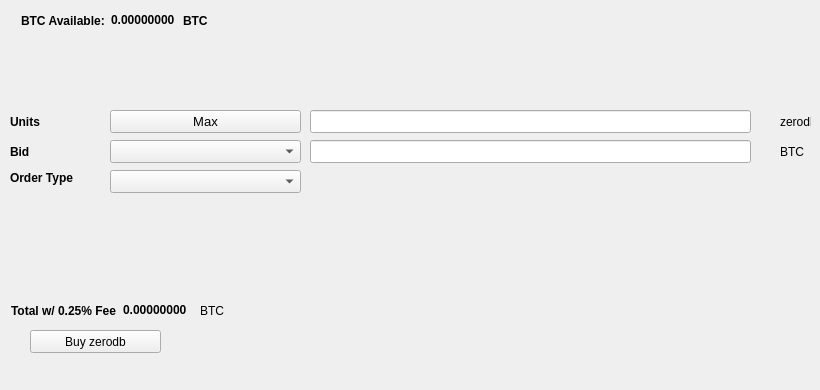
   <widget class="QWidget" name="BuyTab">
    <attribute name="title">
     <string>Buy</string>
    </attribute>
    <widget class="QPushButton" name="Buyzerodb">
     <property name="geometry">
      <rect>
       <x>30</x>
       <y>330</y>
       <width>131</width>
       <height>23</height>
      </rect>
     </property>
     <property name="text">
      <string>Buy zerodb</string>
     </property>
     <property name="icon">
      <iconset resource="../zerodb.qrc">
       <normaloff>:/icons/bitcoin</normaloff>:/icons/bitcoin</iconset>
     </property>
    </widget>
    <widget class="QLabel" name="label_3">
     <property name="geometry">
      <rect>
       <x>10</x>
       <y>110</y>
       <width>46</width>
       <height>23</height>
      </rect>
     </property>
     <property name="font">
      <font>
       <weight>75</weight>
       <bold>true</bold>
      </font>
     </property>
     <property name="text">
      <string>Units</string>
     </property>
    </widget>
    <widget class="QLineEdit" name="UnitsInput">
     <property name="geometry">
      <rect>
       <x>310</x>
       <y>110</y>
       <width>441</width>
       <height>23</height>
      </rect>
     </property>
     <property name="font">
      <font>
       <pointsize>9</pointsize>
       <weight>75</weight>
       <bold>true</bold>
      </font>
     </property>
    </widget>
    <widget class="QLineEdit" name="BuyBidPriceEdit">
     <property name="geometry">
      <rect>
       <x>310</x>
       <y>140</y>
       <width>441</width>
       <height>23</height>
      </rect>
     </property>
     <property name="font">
      <font>
       <pointsize>9</pointsize>
       <weight>75</weight>
       <bold>true</bold>
      </font>
     </property>
    </widget>
    <widget class="QLabel" name="label_4">
     <property name="geometry">
      <rect>
       <x>780</x>
       <y>110</y>
       <width>31</width>
       <height>23</height>
      </rect>
     </property>
     <property name="text">
      <string>zerodb</string>
     </property>
    </widget>
    <widget class="QLabel" name="label_5">
     <property name="geometry">
      <rect>
       <x>780</x>
       <y>140</y>
       <width>31</width>
       <height>23</height>
      </rect>
     </property>
     <property name="text">
      <string>BTC</string>
     </property>
    </widget>
    <widget class="QLabel" name="label_6">
     <property name="geometry">
      <rect>
       <x>10</x>
       <y>140</y>
       <width>46</width>
       <height>23</height>
      </rect>
     </property>
     <property name="font">
      <font>
       <weight>75</weight>
       <bold>true</bold>
      </font>
     </property>
     <property name="text">
      <string>Bid</string>
     </property>
    </widget>
    <widget class="QLabel" name="label_7">
     <property name="geometry">
      <rect>
       <x>10</x>
       <y>170</y>
       <width>91</width>
       <height>16</height>
      </rect>
     </property>
     <property name="font">
      <font>
       <weight>75</weight>
       <bold>true</bold>
      </font>
     </property>
     <property name="text">
      <string>Order Type</string>
     </property>
    </widget>
    <widget class="QPushButton" name="Buy_Max_Amount">
     <property name="geometry">
      <rect>
       <x>110</x>
       <y>110</y>
       <width>191</width>
       <height>23</height>
      </rect>
     </property>
     <property name="font">
      <font>
       <pointsize>10</pointsize>
      </font>
     </property>
     <property name="text">
      <string>Max</string>
     </property>
    </widget>
    <widget class="QComboBox" name="BuyBidcomboBox">
     <property name="geometry">
      <rect>
       <x>110</x>
       <y>140</y>
       <width>191</width>
       <height>23</height>
      </rect>
     </property>
     <property name="font">
      <font>
       <pointsize>10</pointsize>
      </font>
     </property>
    </widget>
    <widget class="QComboBox" name="buyOrdertypeCombo">
     <property name="geometry">
      <rect>
       <x>110</x>
       <y>170</y>
       <width>191</width>
       <height>23</height>
      </rect>
     </property>
     <property name="font">
      <font>
       <pointsize>10</pointsize>
      </font>
     </property>
    </widget>
    <widget class="QWidget" name="layoutWidget1">
     <property name="geometry">
      <rect>
       <x>21</x>
       <y>11</y>
       <width>227</width>
       <height>19</height>
      </rect>
     </property>
     <layout class="QHBoxLayout" name="horizontalLayout_3">
      <item>
       <widget class="QLabel" name="label232">
        <property name="font">
         <font>
          <weight>75</weight>
          <bold>true</bold>
         </font>
        </property>
        <property name="text">
         <string>BTC Available:</string>
        </property>
       </widget>
      </item>
      <item>
       <widget class="QLabel" name="BtcAvailableLbl">
        <property name="palette">
         <palette>
          <active>
           <colorrole role="WindowText">
            <brush brushstyle="SolidPattern">
             <color alpha="255">
              <red>0</red>
              <green>0</green>
              <blue>0</blue>
             </color>
            </brush>
           </colorrole>
           <colorrole role="Button">
            <brush brushstyle="SolidPattern">
             <color alpha="255">
              <red>0</red>
              <green>170</green>
              <blue>0</blue>
             </color>
            </brush>
           </colorrole>
           <colorrole role="Light">
            <brush brushstyle="SolidPattern">
             <color alpha="255">
              <red>0</red>
              <green>255</green>
              <blue>0</blue>
             </color>
            </brush>
           </colorrole>
           <colorrole role="Midlight">
            <brush brushstyle="SolidPattern">
             <color alpha="255">
              <red>0</red>
              <green>212</green>
              <blue>0</blue>
             </color>
            </brush>
           </colorrole>
           <colorrole role="Dark">
            <brush brushstyle="SolidPattern">
             <color alpha="255">
              <red>0</red>
              <green>85</green>
              <blue>0</blue>
             </color>
            </brush>
           </colorrole>
           <colorrole role="Mid">
            <brush brushstyle="SolidPattern">
             <color alpha="255">
              <red>0</red>
              <green>113</green>
              <blue>0</blue>
             </color>
            </brush>
           </colorrole>
           <colorrole role="Text">
            <brush brushstyle="SolidPattern">
             <color alpha="255">
              <red>0</red>
              <green>170</green>
              <blue>0</blue>
             </color>
            </brush>
           </colorrole>
           <colorrole role="BrightText">
            <brush brushstyle="SolidPattern">
             <color alpha="255">
              <red>255</red>
              <green>255</green>
              <blue>255</blue>
             </color>
            </brush>
           </colorrole>
           <colorrole role="ButtonText">
            <brush brushstyle="SolidPattern">
             <color alpha="255">
              <red>0</red>
              <green>0</green>
              <blue>0</blue>
             </color>
            </brush>
           </colorrole>
           <colorrole role="Base">
            <brush brushstyle="SolidPattern">
             <color alpha="255">
              <red>255</red>
              <green>255</green>
              <blue>255</blue>
             </color>
            </brush>
           </colorrole>
           <colorrole role="Window">
            <brush brushstyle="SolidPattern">
             <color alpha="255">
              <red>0</red>
              <green>170</green>
              <blue>0</blue>
             </color>
            </brush>
           </colorrole>
           <colorrole role="Shadow">
            <brush brushstyle="SolidPattern">
             <color alpha="255">
              <red>0</red>
              <green>0</green>
              <blue>0</blue>
             </color>
            </brush>
           </colorrole>
           <colorrole role="AlternateBase">
            <brush brushstyle="SolidPattern">
             <color alpha="255">
              <red>127</red>
              <green>212</green>
              <blue>127</blue>
             </color>
            </brush>
           </colorrole>
           <colorrole role="ToolTipBase">
            <brush brushstyle="SolidPattern">
             <color alpha="255">
              <red>255</red>
              <green>255</green>
              <blue>220</blue>
             </color>
            </brush>
           </colorrole>
           <colorrole role="ToolTipText">
            <brush brushstyle="SolidPattern">
             <color alpha="255">
              <red>0</red>
              <green>0</green>
              <blue>0</blue>
             </color>
            </brush>
           </colorrole>
          </active>
          <inactive>
           <colorrole role="WindowText">
            <brush brushstyle="SolidPattern">
             <color alpha="255">
              <red>0</red>
              <green>0</green>
              <blue>0</blue>
             </color>
            </brush>
           </colorrole>
           <colorrole role="Button">
            <brush brushstyle="SolidPattern">
             <color alpha="255">
              <red>0</red>
              <green>170</green>
              <blue>0</blue>
             </color>
            </brush>
           </colorrole>
           <colorrole role="Light">
            <brush brushstyle="SolidPattern">
             <color alpha="255">
              <red>0</red>
              <green>255</green>
              <blue>0</blue>
             </color>
            </brush>
           </colorrole>
           <colorrole role="Midlight">
            <brush brushstyle="SolidPattern">
             <color alpha="255">
              <red>0</red>
              <green>212</green>
              <blue>0</blue>
             </color>
            </brush>
           </colorrole>
           <colorrole role="Dark">
            <brush brushstyle="SolidPattern">
             <color alpha="255">
              <red>0</red>
              <green>85</green>
              <blue>0</blue>
             </color>
            </brush>
           </colorrole>
           <colorrole role="Mid">
            <brush brushstyle="SolidPattern">
             <color alpha="255">
              <red>0</red>
              <green>113</green>
              <blue>0</blue>
             </color>
            </brush>
           </colorrole>
           <colorrole role="Text">
            <brush brushstyle="SolidPattern">
             <color alpha="255">
              <red>0</red>
              <green>170</green>
              <blue>0</blue>
             </color>
            </brush>
           </colorrole>
           <colorrole role="BrightText">
            <brush brushstyle="SolidPattern">
             <color alpha="255">
              <red>255</red>
              <green>255</green>
              <blue>255</blue>
             </color>
            </brush>
           </colorrole>
           <colorrole role="ButtonText">
            <brush brushstyle="SolidPattern">
             <color alpha="255">
              <red>0</red>
              <green>0</green>
              <blue>0</blue>
             </color>
            </brush>
           </colorrole>
           <colorrole role="Base">
            <brush brushstyle="SolidPattern">
             <color alpha="255">
              <red>255</red>
              <green>255</green>
              <blue>255</blue>
             </color>
            </brush>
           </colorrole>
           <colorrole role="Window">
            <brush brushstyle="SolidPattern">
             <color alpha="255">
              <red>0</red>
              <green>170</green>
              <blue>0</blue>
             </color>
            </brush>
           </colorrole>
           <colorrole role="Shadow">
            <brush brushstyle="SolidPattern">
             <color alpha="255">
              <red>0</red>
              <green>0</green>
              <blue>0</blue>
             </color>
            </brush>
           </colorrole>
           <colorrole role="AlternateBase">
            <brush brushstyle="SolidPattern">
             <color alpha="255">
              <red>127</red>
              <green>212</green>
              <blue>127</blue>
             </color>
            </brush>
           </colorrole>
           <colorrole role="ToolTipBase">
            <brush brushstyle="SolidPattern">
             <color alpha="255">
              <red>255</red>
              <green>255</green>
              <blue>220</blue>
             </color>
            </brush>
           </colorrole>
           <colorrole role="ToolTipText">
            <brush brushstyle="SolidPattern">
             <color alpha="255">
              <red>0</red>
              <green>0</green>
              <blue>0</blue>
             </color>
            </brush>
           </colorrole>
          </inactive>
          <disabled>
           <colorrole role="WindowText">
            <brush brushstyle="SolidPattern">
             <color alpha="255">
              <red>0</red>
              <green>85</green>
              <blue>0</blue>
             </color>
            </brush>
           </colorrole>
           <colorrole role="Button">
            <brush brushstyle="SolidPattern">
             <color alpha="255">
              <red>0</red>
              <green>170</green>
              <blue>0</blue>
             </color>
            </brush>
           </colorrole>
           <colorrole role="Light">
            <brush brushstyle="SolidPattern">
             <color alpha="255">
              <red>0</red>
              <green>255</green>
              <blue>0</blue>
             </color>
            </brush>
           </colorrole>
           <colorrole role="Midlight">
            <brush brushstyle="SolidPattern">
             <color alpha="255">
              <red>0</red>
              <green>212</green>
              <blue>0</blue>
             </color>
            </brush>
           </colorrole>
           <colorrole role="Dark">
            <brush brushstyle="SolidPattern">
             <color alpha="255">
              <red>0</red>
              <green>85</green>
              <blue>0</blue>
             </color>
            </brush>
           </colorrole>
           <colorrole role="Mid">
            <brush brushstyle="SolidPattern">
             <color alpha="255">
              <red>0</red>
              <green>113</green>
              <blue>0</blue>
             </color>
            </brush>
           </colorrole>
           <colorrole role="Text">
            <brush brushstyle="SolidPattern">
             <color alpha="255">
              <red>0</red>
              <green>85</green>
              <blue>0</blue>
             </color>
            </brush>
           </colorrole>
           <colorrole role="BrightText">
            <brush brushstyle="SolidPattern">
             <color alpha="255">
              <red>255</red>
              <green>255</green>
              <blue>255</blue>
             </color>
            </brush>
           </colorrole>
           <colorrole role="ButtonText">
            <brush brushstyle="SolidPattern">
             <color alpha="255">
              <red>0</red>
              <green>85</green>
              <blue>0</blue>
             </color>
            </brush>
           </colorrole>
           <colorrole role="Base">
            <brush brushstyle="SolidPattern">
             <color alpha="255">
              <red>0</red>
              <green>170</green>
              <blue>0</blue>
             </color>
            </brush>
           </colorrole>
           <colorrole role="Window">
            <brush brushstyle="SolidPattern">
             <color alpha="255">
              <red>0</red>
              <green>170</green>
              <blue>0</blue>
             </color>
            </brush>
           </colorrole>
           <colorrole role="Shadow">
            <brush brushstyle="SolidPattern">
             <color alpha="255">
              <red>0</red>
              <green>0</green>
              <blue>0</blue>
             </color>
            </brush>
           </colorrole>
           <colorrole role="AlternateBase">
            <brush brushstyle="SolidPattern">
             <color alpha="255">
              <red>0</red>
              <green>170</green>
              <blue>0</blue>
             </color>
            </brush>
           </colorrole>
           <colorrole role="ToolTipBase">
            <brush brushstyle="SolidPattern">
             <color alpha="255">
              <red>255</red>
              <green>255</green>
              <blue>220</blue>
             </color>
            </brush>
           </colorrole>
           <colorrole role="ToolTipText">
            <brush brushstyle="SolidPattern">
             <color alpha="255">
              <red>0</red>
              <green>0</green>
              <blue>0</blue>
             </color>
            </brush>
           </colorrole>
          </disabled>
         </palette>
        </property>
        <property name="font">
         <font>
          <weight>75</weight>
          <bold>true</bold>
         </font>
        </property>
        <property name="text">
         <string>0.00000000</string>
        </property>
        <property name="textInteractionFlags">
         <set>Qt::LinksAccessibleByMouse|Qt::TextSelectableByKeyboard|Qt::TextSelectableByMouse</set>
        </property>
       </widget>
      </item>
      <item>
       <widget class="QLabel" name="BtcAvailableLbl_2">
        <property name="font">
         <font>
          <weight>75</weight>
          <bold>true</bold>
         </font>
        </property>
        <property name="text">
         <string>BTC</string>
        </property>
       </widget>
      </item>
     </layout>
    </widget>
    <widget class="QWidget" name="layoutWidge2">
     <property name="geometry">
      <rect>
       <x>11</x>
       <y>301</y>
       <width>259</width>
       <height>19</height>
      </rect>
     </property>
     <layout class="QHBoxLayout" name="horizontalLayout_4">
      <item>
       <widget class="QLabel" name="label_9">
        <property name="font">
         <font>
          <weight>75</weight>
          <bold>true</bold>
         </font>
        </property>
        <property name="text">
         <string>Total w/ 0.25% Fee</string>
        </property>
       </widget>
      </item>
      <item>
       <widget class="QLabel" name="BuyCostLabel">
        <property name="palette">
         <palette>
          <active>
           <colorrole role="WindowText">
            <brush brushstyle="SolidPattern">
             <color alpha="255">
              <red>0</red>
              <green>0</green>
              <blue>0</blue>
             </color>
            </brush>
           </colorrole>
           <colorrole role="Button">
            <brush brushstyle="SolidPattern">
             <color alpha="255">
              <red>0</red>
              <green>170</green>
              <blue>0</blue>
             </color>
            </brush>
           </colorrole>
           <colorrole role="Light">
            <brush brushstyle="SolidPattern">
             <color alpha="255">
              <red>0</red>
              <green>255</green>
              <blue>0</blue>
             </color>
            </brush>
           </colorrole>
           <colorrole role="Midlight">
            <brush brushstyle="SolidPattern">
             <color alpha="255">
              <red>0</red>
              <green>212</green>
              <blue>0</blue>
             </color>
            </brush>
           </colorrole>
           <colorrole role="Dark">
            <brush brushstyle="SolidPattern">
             <color alpha="255">
              <red>0</red>
              <green>85</green>
              <blue>0</blue>
             </color>
            </brush>
           </colorrole>
           <colorrole role="Mid">
            <brush brushstyle="SolidPattern">
             <color alpha="255">
              <red>0</red>
              <green>113</green>
              <blue>0</blue>
             </color>
            </brush>
           </colorrole>
           <colorrole role="Text">
            <brush brushstyle="SolidPattern">
             <color alpha="255">
              <red>0</red>
              <green>170</green>
              <blue>0</blue>
             </color>
            </brush>
           </colorrole>
           <colorrole role="BrightText">
            <brush brushstyle="SolidPattern">
             <color alpha="255">
              <red>255</red>
              <green>255</green>
              <blue>255</blue>
             </color>
            </brush>
           </colorrole>
           <colorrole role="ButtonText">
            <brush brushstyle="SolidPattern">
             <color alpha="255">
              <red>0</red>
              <green>0</green>
              <blue>0</blue>
             </color>
            </brush>
           </colorrole>
           <colorrole role="Base">
            <brush brushstyle="SolidPattern">
             <color alpha="255">
              <red>255</red>
              <green>255</green>
              <blue>255</blue>
             </color>
            </brush>
           </colorrole>
           <colorrole role="Window">
            <brush brushstyle="SolidPattern">
             <color alpha="255">
              <red>0</red>
              <green>170</green>
              <blue>0</blue>
             </color>
            </brush>
           </colorrole>
           <colorrole role="Shadow">
            <brush brushstyle="SolidPattern">
             <color alpha="255">
              <red>0</red>
              <green>0</green>
              <blue>0</blue>
             </color>
            </brush>
           </colorrole>
           <colorrole role="AlternateBase">
            <brush brushstyle="SolidPattern">
             <color alpha="255">
              <red>127</red>
              <green>212</green>
              <blue>127</blue>
             </color>
            </brush>
           </colorrole>
           <colorrole role="ToolTipBase">
            <brush brushstyle="SolidPattern">
             <color alpha="255">
              <red>255</red>
              <green>255</green>
              <blue>220</blue>
             </color>
            </brush>
           </colorrole>
           <colorrole role="ToolTipText">
            <brush brushstyle="SolidPattern">
             <color alpha="255">
              <red>0</red>
              <green>0</green>
              <blue>0</blue>
             </color>
            </brush>
           </colorrole>
          </active>
          <inactive>
           <colorrole role="WindowText">
            <brush brushstyle="SolidPattern">
             <color alpha="255">
              <red>0</red>
              <green>0</green>
              <blue>0</blue>
             </color>
            </brush>
           </colorrole>
           <colorrole role="Button">
            <brush brushstyle="SolidPattern">
             <color alpha="255">
              <red>0</red>
              <green>170</green>
              <blue>0</blue>
             </color>
            </brush>
           </colorrole>
           <colorrole role="Light">
            <brush brushstyle="SolidPattern">
             <color alpha="255">
              <red>0</red>
              <green>255</green>
              <blue>0</blue>
             </color>
            </brush>
           </colorrole>
           <colorrole role="Midlight">
            <brush brushstyle="SolidPattern">
             <color alpha="255">
              <red>0</red>
              <green>212</green>
              <blue>0</blue>
             </color>
            </brush>
           </colorrole>
           <colorrole role="Dark">
            <brush brushstyle="SolidPattern">
             <color alpha="255">
              <red>0</red>
              <green>85</green>
              <blue>0</blue>
             </color>
            </brush>
           </colorrole>
           <colorrole role="Mid">
            <brush brushstyle="SolidPattern">
             <color alpha="255">
              <red>0</red>
              <green>113</green>
              <blue>0</blue>
             </color>
            </brush>
           </colorrole>
           <colorrole role="Text">
            <brush brushstyle="SolidPattern">
             <color alpha="255">
              <red>0</red>
              <green>170</green>
              <blue>0</blue>
             </color>
            </brush>
           </colorrole>
           <colorrole role="BrightText">
            <brush brushstyle="SolidPattern">
             <color alpha="255">
              <red>255</red>
              <green>255</green>
              <blue>255</blue>
             </color>
            </brush>
           </colorrole>
           <colorrole role="ButtonText">
            <brush brushstyle="SolidPattern">
             <color alpha="255">
              <red>0</red>
              <green>0</green>
              <blue>0</blue>
             </color>
            </brush>
           </colorrole>
           <colorrole role="Base">
            <brush brushstyle="SolidPattern">
             <color alpha="255">
              <red>255</red>
              <green>255</green>
              <blue>255</blue>
             </color>
            </brush>
           </colorrole>
           <colorrole role="Window">
            <brush brushstyle="SolidPattern">
             <color alpha="255">
              <red>0</red>
              <green>170</green>
              <blue>0</blue>
             </color>
            </brush>
           </colorrole>
           <colorrole role="Shadow">
            <brush brushstyle="SolidPattern">
             <color alpha="255">
              <red>0</red>
              <green>0</green>
              <blue>0</blue>
             </color>
            </brush>
           </colorrole>
           <colorrole role="AlternateBase">
            <brush brushstyle="SolidPattern">
             <color alpha="255">
              <red>127</red>
              <green>212</green>
              <blue>127</blue>
             </color>
            </brush>
           </colorrole>
           <colorrole role="ToolTipBase">
            <brush brushstyle="SolidPattern">
             <color alpha="255">
              <red>255</red>
              <green>255</green>
              <blue>220</blue>
             </color>
            </brush>
           </colorrole>
           <colorrole role="ToolTipText">
            <brush brushstyle="SolidPattern">
             <color alpha="255">
              <red>0</red>
              <green>0</green>
              <blue>0</blue>
             </color>
            </brush>
           </colorrole>
          </inactive>
          <disabled>
           <colorrole role="WindowText">
            <brush brushstyle="SolidPattern">
             <color alpha="255">
              <red>0</red>
              <green>85</green>
              <blue>0</blue>
             </color>
            </brush>
           </colorrole>
           <colorrole role="Button">
            <brush brushstyle="SolidPattern">
             <color alpha="255">
              <red>0</red>
              <green>170</green>
              <blue>0</blue>
             </color>
            </brush>
           </colorrole>
           <colorrole role="Light">
            <brush brushstyle="SolidPattern">
             <color alpha="255">
              <red>0</red>
              <green>255</green>
              <blue>0</blue>
             </color>
            </brush>
           </colorrole>
           <colorrole role="Midlight">
            <brush brushstyle="SolidPattern">
             <color alpha="255">
              <red>0</red>
              <green>212</green>
              <blue>0</blue>
             </color>
            </brush>
           </colorrole>
           <colorrole role="Dark">
            <brush brushstyle="SolidPattern">
             <color alpha="255">
              <red>0</red>
              <green>85</green>
              <blue>0</blue>
             </color>
            </brush>
           </colorrole>
           <colorrole role="Mid">
            <brush brushstyle="SolidPattern">
             <color alpha="255">
              <red>0</red>
              <green>113</green>
              <blue>0</blue>
             </color>
            </brush>
           </colorrole>
           <colorrole role="Text">
            <brush brushstyle="SolidPattern">
             <color alpha="255">
              <red>0</red>
              <green>85</green>
              <blue>0</blue>
             </color>
            </brush>
           </colorrole>
           <colorrole role="BrightText">
            <brush brushstyle="SolidPattern">
             <color alpha="255">
              <red>255</red>
              <green>255</green>
              <blue>255</blue>
             </color>
            </brush>
           </colorrole>
           <colorrole role="ButtonText">
            <brush brushstyle="SolidPattern">
             <color alpha="255">
              <red>0</red>
              <green>85</green>
              <blue>0</blue>
             </color>
            </brush>
           </colorrole>
           <colorrole role="Base">
            <brush brushstyle="SolidPattern">
             <color alpha="255">
              <red>0</red>
              <green>170</green>
              <blue>0</blue>
             </color>
            </brush>
           </colorrole>
           <colorrole role="Window">
            <brush brushstyle="SolidPattern">
             <color alpha="255">
              <red>0</red>
              <green>170</green>
              <blue>0</blue>
             </color>
            </brush>
           </colorrole>
           <colorrole role="Shadow">
            <brush brushstyle="SolidPattern">
             <color alpha="255">
              <red>0</red>
              <green>0</green>
              <blue>0</blue>
             </color>
            </brush>
           </colorrole>
           <colorrole role="AlternateBase">
            <brush brushstyle="SolidPattern">
             <color alpha="255">
              <red>0</red>
              <green>170</green>
              <blue>0</blue>
             </color>
            </brush>
           </colorrole>
           <colorrole role="ToolTipBase">
            <brush brushstyle="SolidPattern">
             <color alpha="255">
              <red>255</red>
              <green>255</green>
              <blue>220</blue>
             </color>
            </brush>
           </colorrole>
           <colorrole role="ToolTipText">
            <brush brushstyle="SolidPattern">
             <color alpha="255">
              <red>0</red>
              <green>0</green>
              <blue>0</blue>
             </color>
            </brush>
           </colorrole>
          </disabled>
         </palette>
        </property>
        <property name="font">
         <font>
          <weight>75</weight>
          <bold>true</bold>
         </font>
        </property>
        <property name="autoFillBackground">
         <bool>false</bool>
        </property>
        <property name="text">
         <string>0.00000000</string>
        </property>
        <property name="textInteractionFlags">
         <set>Qt::LinksAccessibleByMouse|Qt::TextSelectableByMouse</set>
        </property>
       </widget>
      </item>
      <item>
       <widget class="QLabel" name="label_10">
        <property name="font">
         <font>
          <weight>50</weight>
          <bold>false</bold>
         </font>
        </property>
        <property name="text">
         <string>BTC</string>
        </property>
       </widget>
      </item>
     </layout>
    </widget>
    <widget class="QLabel" name="label_24">
     <property name="geometry">
      <rect>
       <x>460</x>
       <y>300</y>
       <width>281</width>
       <height>81</height>
      </rect>
     </property>
     <property name="text">
      <string/>
     </property>
     <property name="pixmap">
      <pixmap>:/images/bittrex</pixmap>
     </property>
    </widget>
   </widget>
